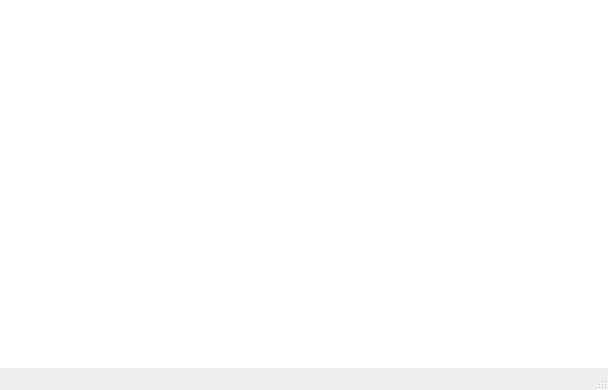
<?xml version="1.0" encoding="UTF-8"?>
<ui version="4.0">
 <class>QTCanvas_class</class>
 <widget class="QMainWindow" name="QTCanvas_class">
  <property name="geometry">
   <rect>
    <x>0</x>
    <y>0</y>
    <width>608</width>
    <height>390</height>
   </rect>
  </property>
  <property name="windowTitle">
   <string>simplecpp_qt</string>
  </property>
  <widget class="QWidget" name="centralWidget">
   <property name="mouseTracking">
    <bool>true</bool>
   </property>
   <property name="autoFillBackground">
    <bool>false</bool>
   </property>
   <property name="styleSheet">
    <string notr="true">background-color: rgb(255, 255, 255);</string>
   </property>
  </widget>
  <widget class="QStatusBar" name="statusBar"/>
 </widget>
 <layoutdefault spacing="6" margin="11"/>
 <resources>
  <include location="simplecpp_qt.qrc"/>
 </resources>
 <connections/>
</ui>
